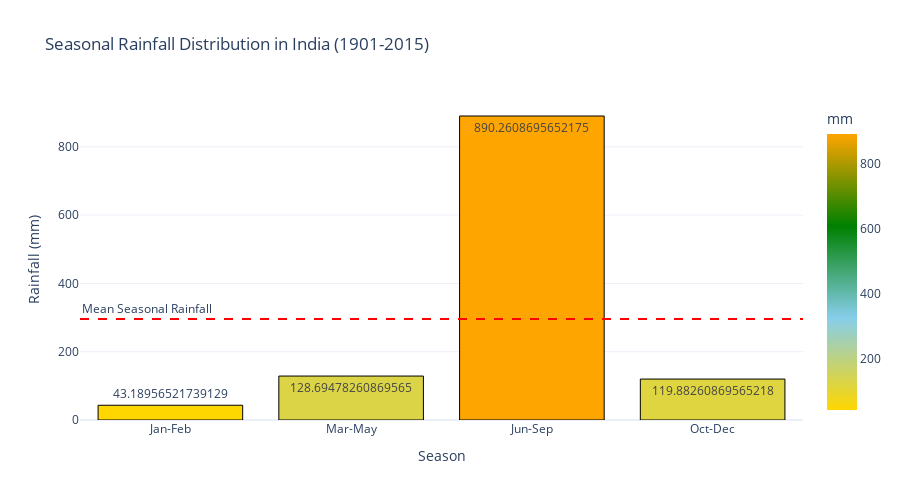

The notebook cell this image was saved under:
### Code cell
fig_seasonal = px.bar(
    x=seasonal_avg.index,
    y=seasonal_avg.values,
    labels={'x': 'Season', 'y': 'Rainfall (mm)'},
    title='Seasonal Rainfall Distribution in India (1901-2015)',
    text=seasonal_avg.values,
    color=seasonal_avg.values,
    color_continuous_scale=['gold', 'skyblue', 'green', 'orange']
)
fig_seasonal.add_hline(
    y=seasonal_avg.mean(),
    line_dash='dash',
    line_color='red',
    annotation_text = 'Mean Seasonal Rainfall',
    annotation_position = 'top left'
)

fig_seasonal.update_traces(marker_line_color='black', marker_line_width=1)
fig_seasonal.update_layout(
    template='plotly_white',
    height=500,
    coloraxis_colorbar=dict(title='mm')
)
fig_seasonal

### Figure 1 — Plotly figure (JSON) as saved in the notebook; plotly's stock layout.template omitted (floating-point values rounded to 4 significant figures)
{"data": [{"alignmentgroup": "True", "hovertemplate": "Season=%{x}<br>Rainfall (mm)=%{y}<br>text=%{text}<br>color=%{marker.color}<extra></extra>", "legendgroup": "", "marker": {"color": [43.19, 128.7, 890.3, 119.9], "coloraxis": "coloraxis", "line": {"color": "black", "width": 1}, "pattern": {"shape": ""}}, "name": "", "offsetgroup": "", "orientation": "v", "showlegend": false, "text": [43.19, 128.7, 890.3, 119.9], "textposition": "auto", "type": "bar", "x": ["Jan-Feb", "Mar-May", "Jun-Sep", "Oct-Dec"], "xaxis": "x", "y": [43.19, 128.7, 890.3, 119.9], "yaxis": "y"}], "layout": {"annotations": [{"showarrow": false, "text": "Mean Seasonal Rainfall", "x": 0, "xanchor": "left", "xref": "x domain", "y": 295.5, "yanchor": "bottom", "yref": "y"}], "barmode": "relative", "coloraxis": {"colorbar": {"title": {"text": "mm"}}, "colorscale": [[0, "gold"], [0.3333, "skyblue"], [0.6667, "green"], [1, "orange"]]}, "height": 500, "legend": {"tracegroupgap": 0}, "shapes": [{"line": {"color": "red", "dash": "dash"}, "type": "line", "x0": 0, "x1": 1, "xref": "x domain", "y0": 295.5, "y1": 295.5, "yref": "y"}], "title": {"text": "Seasonal Rainfall Distribution in India (1901-2015)"}, "xaxis": {"anchor": "y", "domain": [0, 1], "title": {"text": "Season"}}, "yaxis": {"anchor": "x", "domain": [0, 1], "title": {"text": "Rainfall (mm)"}}}}
